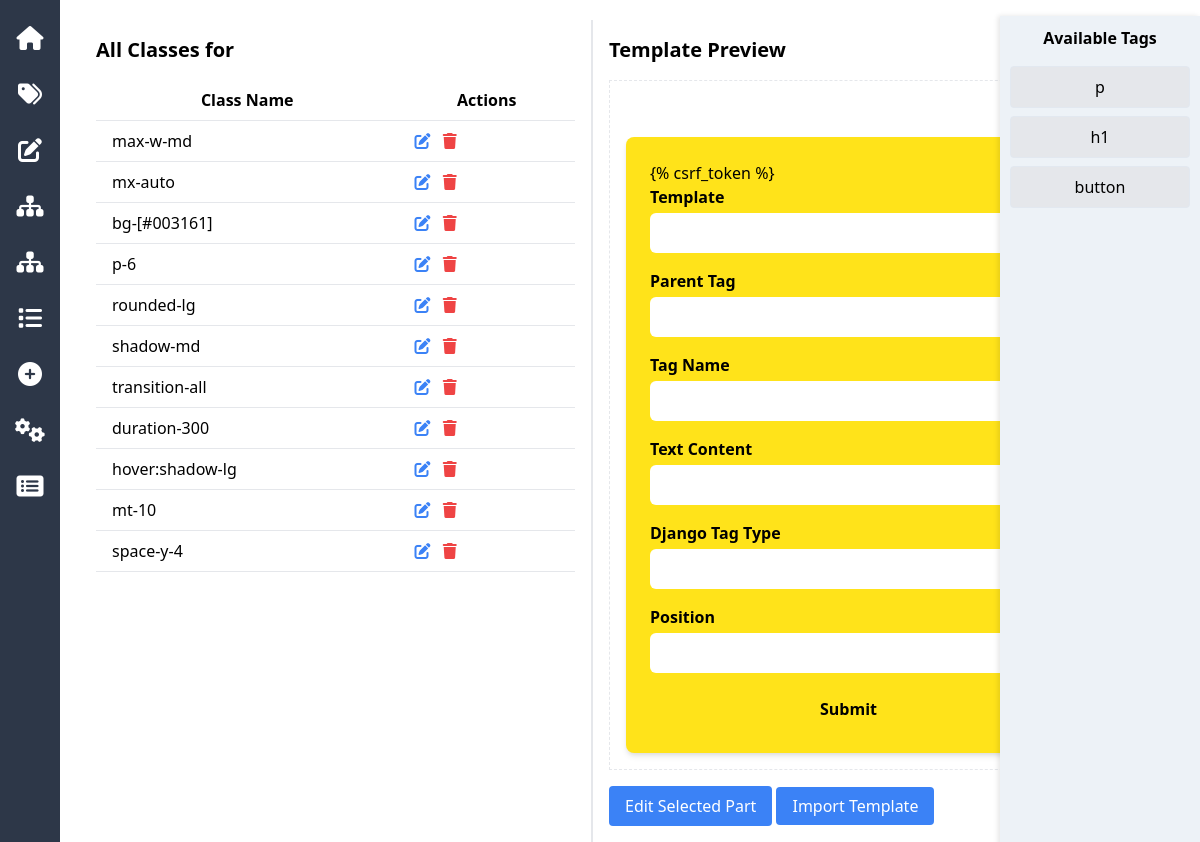
/idd/template/8/view-all-classes/?tag_id=182, run on the app's committed database.
### idd/models.py (models this page shows)
class TagClass(models.Model):
    tag = models.ForeignKey(Tag, related_name="tagclasses", on_delete=models.CASCADE)
    class_name = models.ForeignKey(Class, on_delete=models.CASCADE)
    class Meta:
        unique_together = ('tag', 'class_name')

class Class(models.Model):
    class_name = models.CharField(max_length=50, unique=True)
    def __str__(self):
        return self.class_name

### idd/views.py (the view)
# urls.py: path('template/<int:template_id>/view-all-classes/', view_all_classes, name='view_all_classes'),
def view_all_classes(request, template_id):
    data = get_common_data(template_id, request.GET.get('tag_id'))
    data['classes'] = TagClass.objects.filter(tag=data['tag'])
    return render_with_context(request, 'view_all_classes.html', data)

### idd/views.py (called while the page is built)
def render_with_context(request, template_name, context=None, additional_data=None):
    if context is None:
        context = {}
    if additional_data:
        context.update(additional_data)
    return render(request, template_name, context)

def get_common_data(template_id, tag_id=None):
    template = get_object_or_404(Template, id=template_id)
    tag = get_object_or_404(Tag, id=tag_id) if tag_id else None
    html_structure = generate_template_by_id(template_id)
    return {
        'template': template,
        'tag': tag,
        'html_structure': html_structure
    }

### idd/templates/view_all_classes.html
{% extends 'base_template.html' %}
{% block content %}
<div class="mb-4">
    <h2 class="text-xl font-bold mb-4">All Classes for {{ tag.name }}</h2>
    <table class="min-w-full bg-white">
        <thead>
            <tr>
                <th class="py-2 px-4 border-b">Class Name</th>
                <th class="py-2 px-4 border-b">Actions</th>
            </tr>
        </thead>
        <tbody>
            {% for class in classes %}
            <tr>
                <td class="py-2 px-4 border-b">{{ class.class_name }}</td>
                <td class="py-2 px-4 border-b">
                    <a href="{% url 'edit_class' template.id %}?class_id={{ class.id }}" class="text-blue-500 hover:text-blue-700 mr-2">
                        <i class="fas fa-edit"></i>
                    </a>
                    <a href="{% url 'delete_class' template.id %}?class_id={{ class.id }}" class="text-red-500 hover:text-red-700">
                        <i class="fas fa-trash"></i>
                    </a>
                </td>
            </tr>
            {% endfor %}
        </tbody>
    </table>
</div>
{% endblock %}

### data on the page
TagClass: class_name "max-w-md"
TagClass: class_name "mx-auto"
TagClass: class_name "bg-[#003161]"
TagClass: class_name "p-6"
TagClass: class_name "rounded-lg"
TagClass: class_name "shadow-md"
TagClass: class_name "transition-all"
TagClass: class_name "duration-300"
TagClass: class_name "hover:shadow-lg"
TagClass: class_name "mt-10"
TagClass: class_name "space-y-4"
